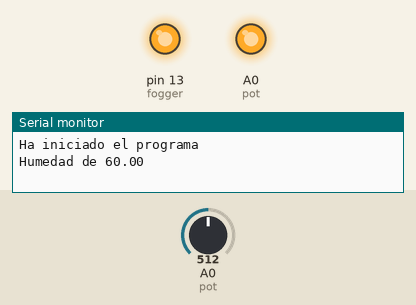
A sketch run on a simulated Arduino Uno, built with avr-gcc and run on an emulated ATmega328P. On the bench: output pins drawn as LEDs (lit = HIGH), the last lines printed to the serial monitor. The inputs (shaded band) are chosen by the test bench; at power-on: A0 (pot) = 512.

Above: at 1.2 s.
1.3 s: A0 (pot) set to 269
2.8 s: A0 (pot) set to 244
At 20.4 s:
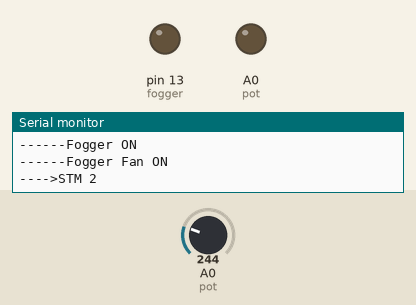
Timing chart, 0 to 21.6 s (numbered marks = the images above; inputs shaded):
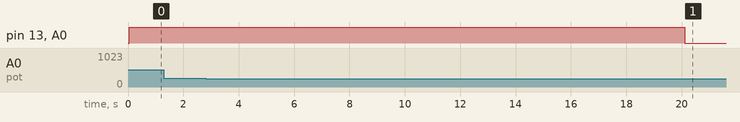

Measured:
- the behaviour switches between 256 and 255 on A0 (pot) (found by bisection; images 0 and 1)
- after the input at 2.8 s, pin 13 (fogger), A0 (pot): HIGH → LOW after 17.3 s

The sketch:

GrowChamber.ino
```cpp
/*
================================================================================
//control_de_germinadora.ino
================================================================================

    File........... control_de_germinadora.ino
    Purpose........ manage all capabilityes of a germination chamber
    Author......... Alejandro Santiago Sevilla
    E-mail......... ale.ikon.10@gmail.com
    Started........ 14/04/2018
    Finished.......
    Updated........ --/--/----


================================================================================
   Program description
================================================================================
This program control; read relative humidity and temperature of the wroging chamber,
controls the watering cycles by reading a minimun relative humidity, the watering
to a maximun humidity level, and remain in this maximun humidity for a determined
time once the humidity drops to a low level, there is a second timmer for wait
a minumun between cycles.
The program is divided in three serveral stages; Day time, nigth time, and wait reason
being the water need for the plants is different in day and nigth, wait will be
only be used to an "open door" scenario, when we wait until re stablish the normal
operation.
All this information is show in a LCD 20x04 display.

Water low lever indicator in led and in sound must be a prior.

In addition a "No Sufficient Water for the day " fuction can be implemented to
avoid let the crops without water in a 24hr cycle.

Paralell to this operation, the gear has an a build in datalogger, thath register;
temperature, humidity, number of waterings, time of the begin of the waterings
time of end of the waterings and if there any alarm in the system.

================================================================================
   Notes
================================================================================


================================================================================
  Updates
================================================================================

*/
//Time definitions--------------------------------------------------------------
#define segundo 1000
#define minuto  (60*segundo)
#define hora    (60* minuto)

//Master program Variables and Fuctions-----------------------------------------
//-------------------------------------Grow chamber status----------------------
enum growChamberStatusOptions {dayTime, nigthTime, Wait};
growChamberStatusOptions growChamber = dayTime;
//-------------------------------------Temperature and humidity-----------------
//DTH Library --------------------------------------------------------------
#include <dht.h>
dht DHT;
#define DHT11_PIN 14
float T = 0;       //var to hold temperature measurement average
float H = 0;       //var to hold  humidity measurement average
float rawT = 0;    //raw measurements
float rawH = 0;
enum sensor {sensor_ok, sensor_error}   //variable to read the status of the sensor
sensor = sensor_ok;

//MeanFilter---------------------------------------------------------------
#include "MeanFilterLib.h"
MeanFilter<float> temperature(6);
MeanFilter<float> humidity(6);

//Timmer for reading the DTH sensor----------------------------------------
unsigned long sensor_time = 0;
unsigned long sensor_delay = (6* segundo);

//fake sensor
int fakereading = 0;
const byte pot = A0;
int pastH = 0;

//-------------------------------------Low Water sensor and alarms--------------
//-------------------------------------Display management-----------------------
//-------------------------------------HARDWARE PINS----------------------------
const byte fogger = 13;
const byte foggerFan = 14;


//Day Time Variables------------------------------------------------------------
//state machine variables for tipes of machines during the day
	enum STMhumOptions {LowHumidity, HighHumidity, OkHumidity};
	     STMhumOptions STMhum  = OkHumidity;
//state machine variables in low humidity conditions
enum STMlowHumidityOptions {minTimeBtwWateringElapsed,
							startFogger,
							humReachLevel,
							timeHumReachLevel,
			  				endWatering, backToSTMhum};

		STMlowHumidityOptions STMLOW = minTimeBtwWateringElapsed;
//------------------Humidity levels---------------------------------------------
int dayMaxHum = 70;
int dayMinHum = 40;
//------------------Timers------------------------------------------------------
bool startMaxHTimmer = true;
unsigned long dayTimeInMaxHumDelay    = (20*segundo);  //periodo de max humedad
unsigned long dayTimeInMaxHumStartTime = 0;

unsigned long dayTimeBtwWatering = (20*segundo);
unsigned long dayTimeWateringEnd = 0; 				//the time wattering end

//------------------For print just once on the state machine.
int STMLOWpast = 0;
int cuSecWateringnEnd  = 0;
int pasSecWateringEnd  = 0;


//Nighth Time Variables---------------------------------------------------------
//---------------------Humidity levels------------------------------------------
int ngtMaxHum = 50;
int ngtMinHum = 20;
//---------------------Timers---------------------------------------------------
unsigned long ngtTimmerInMaxHum    = (2*minuto);
unsigned long ngtTimmerBtwWatwring = (10*minuto);

//Wait Time Variables-----------------------------------------------------------
//---------------------Timers----------------------------------------------------


//===============================================================================//
//==================================VOID SETUP===================================//
//===============================================================================//
void setup()
{
  	Serial.begin(9600);
  	delay(50);
  	Serial.println("Ha iniciado el programa");

	pinMode(fogger,    INPUT_PULLUP);
	pinMode(foggerFan, INPUT_PULLUP);

	pinMode(fogger,    OUTPUT);
	pinMode(foggerFan, OUTPUT);

	digitalWrite(fogger,    HIGH);
	digitalWrite(foggerFan, HIGH);
}


//===============================================================================//
//==================================VOID LOOP====================================//
//===============================================================================//
void loop()
{
	fakereading =  analogRead(pot);
	H = map(fakereading, 0, 1023, 20, 100);

		if( H != pastH )
		{
			Serial.print("Humedad de "); Serial.println(H);
			pastH = H;
		}

	growChamberInDayTime();
	delay(80);

}

//===============================================================================//
//-----------------------------------FUNCTIONS-----------------------------------//
//-------------------------------------------------------------------------------//


void growChamberInDayTime()
{
	//In day time reac to the different scenarios
	if(STMhum == OkHumidity)
		{
			if(H < dayMinHum) STMhum = LowHumidity;
			if(H > dayMaxHum) STMhum = HighHumidity;
		}


	if(STMhum == LowHumidity)
	{
		if(STMLOW != STMLOWpast) //for print just once the state machine
		{
			Serial.print("---->STM "); Serial.println(STMLOW);
			STMLOWpast = STMLOW;
		}

		switch(STMLOW) //state machien for watering the crops.
		{
		//if the minumum time btw watterign  has elapsed, move foward
		case (minTimeBtwWateringElapsed):

			//For print the timmer at a second resolution
				if(millis() - dayTimeWateringEnd < dayTimeBtwWatering)
				{
					cuSecWateringnEnd = (dayTimeBtwWatering - (millis() - dayTimeWateringEnd)) /1000;

					if(cuSecWateringnEnd != pasSecWateringEnd)
						{
							Serial.println(cuSecWateringnEnd);
							pasSecWateringEnd = cuSecWateringnEnd;
						}
				}
				else {	STMLOW = startFogger; }
			break;

		//start the fogger and fand and move foward
		case (startFogger):

			digitalWrite(fogger, LOW);
			digitalWrite(foggerFan, LOW);
			Serial.println("------Fogger ON");
			Serial.println("------Fogger Fan ON");

			STMLOW = humReachLevel;
			break;

		case (humReachLevel):
				if(H > dayMaxHum)  						//stop fogger
				{
					digitalWrite(fogger, HIGH);
					digitalWrite(foggerFan, HIGH);
					Serial.println("Fogger OFF");
					Serial.println("Fogger OFF");

					if(startMaxHTimmer == true)			//start the max humidity timmer
						{
							dayTimeInMaxHumStartTime = millis();
							startMaxHTimmer = false;
							STMLOW = timeHumReachLevel;
						}
				}
			break;

		//if the timmer of wattering has elapsed move foward
		case(timeHumReachLevel):
			  //if(millis() < dayTimeInMaxHumStartTime + dayTimeInMaxHumStartTime) //evit desbordaiento
				if(millis() - dayTimeInMaxHumStartTime < dayTimeInMaxHumDelay)
				{
					//while wattering dont allow the humidity
					//to drop below this level
					if(H < dayMaxHum - 10)  //start fogger
						{
							digitalWrite(fogger, LOW);
							digitalWrite(foggerFan, LOW);
							Serial.println("Fogger OFF");
							Serial.println("Fogger Fan OFF");
						}
				}
				else
				{
					startMaxHTimmer = true; 	//restart function
					STMLOW = endWatering; 		//changue the next step STM
				}
			break;

		//if the humidity ok and timmer elapsed move foward
		case (endWatering):
				//stop fogger
				digitalWrite(fogger, HIGH);
				digitalWrite(foggerFan, HIGH);
				STMLOW = backToSTMhum;
				break;

		//reset variables and go back to sense humidity
		case (backToSTMhum):
				//take time at the end of watering
				dayTimeWateringEnd = millis();
				Serial.println("Se ha salido de baja humedad");
				STMhum = OkHumidity;
				STMLOW = minTimeBtwWateringElapsed; //restart the machine
				break;

		}
	}
}//--End of daytime machine


void growCahmberInNigthTime()
{

}


void growChamberInWaitTime()
{

}


//FUCTION TO READ DTH------------------------------------------------------------
void readDTH11()
{
    //----Read the dth11 sensor
    DHT.read11(DHT11_PIN);

    //----asign value to numerals;
    rawT = DHT.temperature, 1;
    rawH = DHT.humidity, 1;

    //----chek for sensor error;
    if(rawT == -999) sensor = sensor_error;  else sensor = sensor_ok;
    if(rawH == -999) sensor = sensor_error;  else sensor = sensor_ok;

    //----if the sensor was ok the calculate average
    //----calculate average of each one
    if(sensor == sensor_ok)
       {
        	T = temperature.AddValue(rawT);
        	H = humidity.AddValue(rawH);

        	//---restart the timmer for reading dth
        	sensor_time = millis();
       }
    //----if the sensor have an error, return 0 to array.
    else
    {
        T = 0;
        H = 0;
    }

    //-----print data on serial
    Serial.print("H = "); Serial.println(H);
}
```
